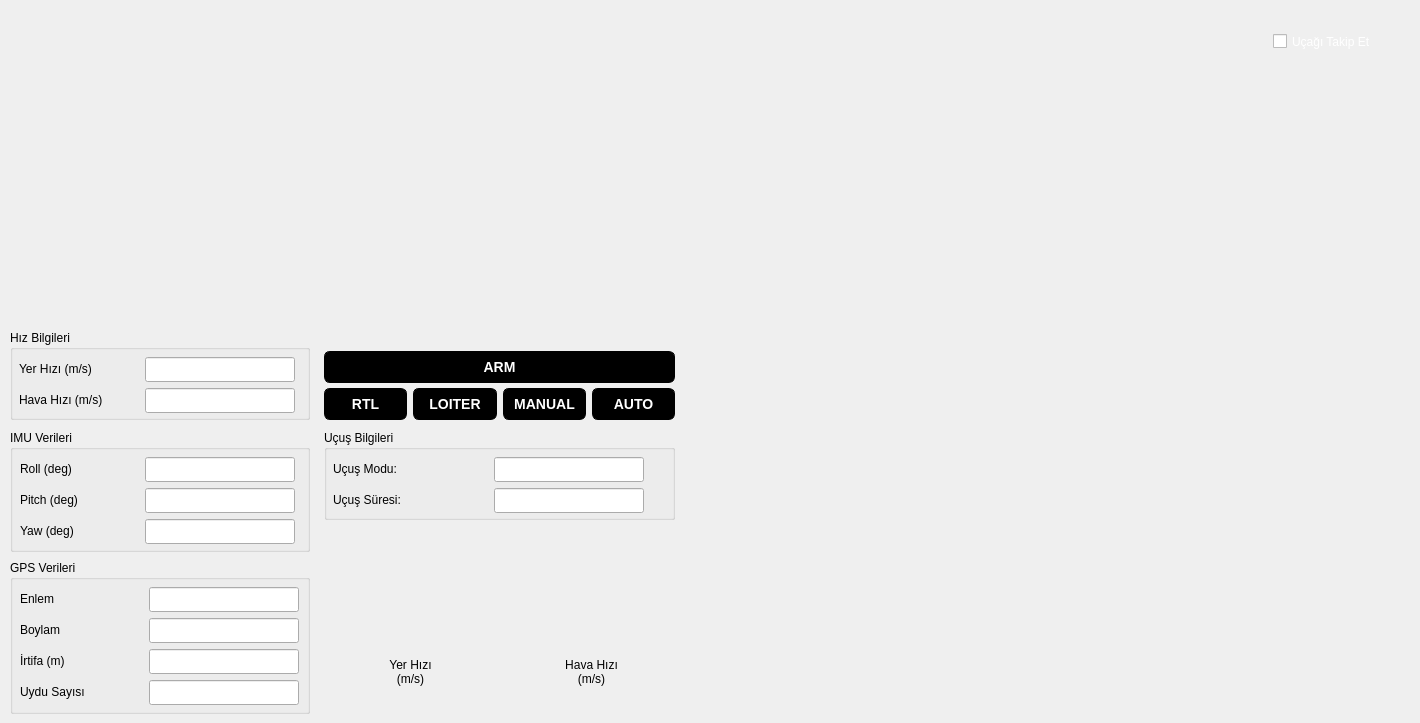
    <widget class="QWidget" name="tab_mainScreen">
     <attribute name="title">
      <string>Ana Ekran</string>
     </attribute>
     <widget class="QWidget" name="verticalLayoutWidget">
      <property name="geometry">
       <rect>
        <x>10</x>
        <y>10</y>
        <width>301</width>
        <height>311</height>
       </rect>
      </property>
      <layout class="QVBoxLayout" name="vbl_hud"/>
     </widget>
     <widget class="QGroupBox" name="gb_speedInfo">
      <property name="geometry">
       <rect>
        <x>10</x>
        <y>330</y>
        <width>300</width>
        <height>90</height>
       </rect>
      </property>
      <property name="title">
       <string>Hız Bilgileri</string>
      </property>
      <widget class="QWidget" name="formLayoutWidget">
       <property name="geometry">
        <rect>
         <x>9</x>
         <y>27</y>
         <width>281</width>
         <height>82</height>
        </rect>
       </property>
       <layout class="QFormLayout" name="fl_speedInfo">
        <property name="horizontalSpacing">
         <number>42</number>
        </property>
        <item row="0" column="0">
         <widget class="QLabel" name="lb_groundSpeed">
          <property name="text">
           <string>Yer Hızı (m/s)</string>
          </property>
         </widget>
        </item>
        <item row="0" column="1">
         <widget class="QLineEdit" name="le_groundSpeed">
          <property name="minimumSize">
           <size>
            <width>0</width>
            <height>25</height>
           </size>
          </property>
          <property name="maximumSize">
           <size>
            <width>150</width>
            <height>16777215</height>
           </size>
          </property>
          <property name="alignment">
           <set>Qt::AlignCenter</set>
          </property>
          <property name="readOnly">
           <bool>true</bool>
          </property>
         </widget>
        </item>
        <item row="1" column="0">
         <widget class="QLabel" name="lb_airSpeed">
          <property name="text">
           <string>Hava Hızı (m/s)</string>
          </property>
         </widget>
        </item>
        <item row="1" column="1">
         <widget class="QLineEdit" name="le_airSpeed">
          <property name="minimumSize">
           <size>
            <width>0</width>
            <height>25</height>
           </size>
          </property>
          <property name="maximumSize">
           <size>
            <width>150</width>
            <height>16777215</height>
           </size>
          </property>
          <property name="alignment">
           <set>Qt::AlignCenter</set>
          </property>
          <property name="readOnly">
           <bool>true</bool>
          </property>
         </widget>
        </item>
       </layout>
      </widget>
     </widget>
     <widget class="QGroupBox" name="gb_imuInfo">
      <property name="geometry">
       <rect>
        <x>10</x>
        <y>430</y>
        <width>300</width>
        <height>122</height>
       </rect>
      </property>
      <property name="title">
       <string>IMU Verileri</string>
      </property>
      <widget class="QWidget" name="formLayoutWidget_2">
       <property name="geometry">
        <rect>
         <x>10</x>
         <y>27</y>
         <width>281</width>
         <height>91</height>
        </rect>
       </property>
       <layout class="QFormLayout" name="fl_imuInfo">
        <property name="horizontalSpacing">
         <number>67</number>
        </property>
        <item row="0" column="0">
         <widget class="QLabel" name="lb_roll">
          <property name="text">
           <string>Roll (deg)</string>
          </property>
         </widget>
        </item>
        <item row="0" column="1">
         <widget class="QLineEdit" name="le_roll">
          <property name="minimumSize">
           <size>
            <width>0</width>
            <height>25</height>
           </size>
          </property>
          <property name="maximumSize">
           <size>
            <width>150</width>
            <height>16777215</height>
           </size>
          </property>
          <property name="alignment">
           <set>Qt::AlignCenter</set>
          </property>
          <property name="readOnly">
           <bool>true</bool>
          </property>
         </widget>
        </item>
        <item row="1" column="0">
         <widget class="QLabel" name="lb_pitch">
          <property name="text">
           <string>Pitch (deg)</string>
          </property>
         </widget>
        </item>
        <item row="1" column="1">
         <widget class="QLineEdit" name="le_pitch">
          <property name="minimumSize">
           <size>
            <width>0</width>
            <height>25</height>
           </size>
          </property>
          <property name="maximumSize">
           <size>
            <width>150</width>
            <height>16777215</height>
           </size>
          </property>
          <property name="alignment">
           <set>Qt::AlignCenter</set>
          </property>
          <property name="readOnly">
           <bool>true</bool>
          </property>
         </widget>
        </item>
        <item row="2" column="0">
         <widget class="QLabel" name="lb_yaw">
          <property name="text">
           <string>Yaw (deg)</string>
          </property>
         </widget>
        </item>
        <item row="2" column="1">
         <widget class="QLineEdit" name="le_yaw">
          <property name="minimumSize">
           <size>
            <width>0</width>
            <height>25</height>
           </size>
          </property>
          <property name="maximumSize">
           <size>
            <width>150</width>
            <height>16777215</height>
           </size>
          </property>
          <property name="alignment">
           <set>Qt::AlignCenter</set>
          </property>
          <property name="readOnly">
           <bool>true</bool>
          </property>
         </widget>
        </item>
       </layout>
      </widget>
     </widget>
     <widget class="QGroupBox" name="gb_gpsInfo">
      <property name="geometry">
       <rect>
        <x>10</x>
        <y>560</y>
        <width>300</width>
        <height>154</height>
       </rect>
      </property>
      <property name="title">
       <string>GPS Verileri</string>
      </property>
      <widget class="QWidget" name="formLayoutWidget_3">
       <property name="geometry">
        <rect>
         <x>10</x>
         <y>27</y>
         <width>281</width>
         <height>192</height>
        </rect>
       </property>
       <layout class="QFormLayout" name="fl_gpsInfo">
        <property name="horizontalSpacing">
         <number>64</number>
        </property>
        <item row="0" column="0">
         <widget class="QLabel" name="lb_lat">
          <property name="text">
           <string>Enlem</string>
          </property>
         </widget>
        </item>
        <item row="0" column="1">
         <widget class="QLineEdit" name="le_lat">
          <property name="minimumSize">
           <size>
            <width>0</width>
            <height>25</height>
           </size>
          </property>
          <property name="maximumSize">
           <size>
            <width>150</width>
            <height>16777215</height>
           </size>
          </property>
          <property name="alignment">
           <set>Qt::AlignCenter</set>
          </property>
          <property name="readOnly">
           <bool>true</bool>
          </property>
         </widget>
        </item>
        <item row="1" column="0">
         <widget class="QLabel" name="lb_lng">
          <property name="text">
           <string>Boylam</string>
          </property>
         </widget>
        </item>
        <item row="1" column="1">
         <widget class="QLineEdit" name="le_lng">
          <property name="minimumSize">
           <size>
            <width>0</width>
            <height>25</height>
           </size>
          </property>
          <property name="maximumSize">
           <size>
            <width>150</width>
            <height>16777215</height>
           </size>
          </property>
          <property name="alignment">
           <set>Qt::AlignCenter</set>
          </property>
          <property name="readOnly">
           <bool>true</bool>
          </property>
         </widget>
        </item>
        <item row="2" column="0">
         <widget class="QLabel" name="lb_alt">
          <property name="text">
           <string>İrtifa (m)</string>
          </property>
         </widget>
        </item>
        <item row="2" column="1">
         <widget class="QLineEdit" name="le_alt">
          <property name="minimumSize">
           <size>
            <width>0</width>
            <height>25</height>
           </size>
          </property>
          <property name="maximumSize">
           <size>
            <width>150</width>
            <height>16777215</height>
           </size>
          </property>
          <property name="alignment">
           <set>Qt::AlignCenter</set>
          </property>
          <property name="readOnly">
           <bool>true</bool>
          </property>
         </widget>
        </item>
        <item row="3" column="0">
         <widget class="QLabel" name="lb_sat">
          <property name="text">
           <string>Uydu Sayısı</string>
          </property>
         </widget>
        </item>
        <item row="3" column="1">
         <widget class="QLineEdit" name="le_sat">
          <property name="minimumSize">
           <size>
            <width>0</width>
            <height>25</height>
           </size>
          </property>
          <property name="maximumSize">
           <size>
            <width>150</width>
            <height>16777215</height>
           </size>
          </property>
          <property name="alignment">
           <set>Qt::AlignCenter</set>
          </property>
          <property name="readOnly">
           <bool>true</bool>
          </property>
         </widget>
        </item>
       </layout>
      </widget>
     </widget>
     <widget class="QPushButton" name="bt_arm">
      <property name="geometry">
       <rect>
        <x>324</x>
        <y>351</y>
        <width>351</width>
        <height>32</height>
       </rect>
      </property>
      <property name="styleSheet">
       <string notr="true">QPushButton {
	box-shadow:inset 0px 1px 0px 0px #f29c93;
	background:linear-gradient(to bottom, #fe1a00 5%, #ce0100 100%);
	background-color: rgb(0,0,0);
	border-radius:6px;
	border:1px solid rgb(0,0,0);
	display:inline-block;
	cursor:pointer;
	color:#ffffff;
	font-family:Arial;
	font-size:14px;
	font-weight:bold;
	text-decoration:none;
	text-shadow:0px 1px 0px #b23e35;
}
QPushButton:hover {
	background:linear-gradient(to bottom, #ce0100 5%, #fe1a00 100%);
	background-color:  rgb(50,50,50);
}
QPushButton:active {
	position:relative;
	top:1px;
}
</string>
      </property>
      <property name="text">
       <string>ARM</string>
      </property>
     </widget>
     <widget class="QLabel" name="lb_miniCamera">
      <property name="geometry">
       <rect>
        <x>324</x>
        <y>10</y>
        <width>351</width>
        <height>311</height>
       </rect>
      </property>
      <property name="frameShape">
       <enum>QFrame::NoFrame</enum>
      </property>
      <property name="text">
       <string/>
      </property>
      <property name="pixmap">
       <pixmap resource="icon.qrc">:/team/icons/temp_camera.png</pixmap>
      </property>
      <property name="scaledContents">
       <bool>true</bool>
      </property>
     </widget>
     <widget class="QGroupBox" name="gb_flightInfo">
      <property name="geometry">
       <rect>
        <x>324</x>
        <y>430</y>
        <width>351</width>
        <height>90</height>
       </rect>
      </property>
      <property name="title">
       <string>Uçuş Bilgileri</string>
      </property>
      <widget class="QWidget" name="formLayoutWidget_4">
       <property name="geometry">
        <rect>
         <x>9</x>
         <y>27</y>
         <width>331</width>
         <height>61</height>
        </rect>
       </property>
       <layout class="QFormLayout" name="fl_flightInfo">
        <property name="horizontalSpacing">
         <number>73</number>
        </property>
        <item row="0" column="0">
         <widget class="QLabel" name="lb_flightMode">
          <property name="text">
           <string>Uçuş Modu:</string>
          </property>
         </widget>
        </item>
        <item row="0" column="1">
         <widget class="QLineEdit" name="le_flightMode">
          <property name="minimumSize">
           <size>
            <width>0</width>
            <height>25</height>
           </size>
          </property>
          <property name="maximumSize">
           <size>
            <width>150</width>
            <height>16777215</height>
           </size>
          </property>
          <property name="alignment">
           <set>Qt::AlignCenter</set>
          </property>
          <property name="readOnly">
           <bool>true</bool>
          </property>
         </widget>
        </item>
        <item row="1" column="0">
         <widget class="QLabel" name="lb_flightTime">
          <property name="text">
           <string>Uçuş Süresi:      </string>
          </property>
         </widget>
        </item>
        <item row="1" column="1">
         <widget class="QLineEdit" name="le_flightTime">
          <property name="minimumSize">
           <size>
            <width>0</width>
            <height>25</height>
           </size>
          </property>
          <property name="maximumSize">
           <size>
            <width>150</width>
            <height>16777215</height>
           </size>
          </property>
          <property name="alignment">
           <set>Qt::AlignCenter</set>
          </property>
          <property name="readOnly">
           <bool>true</bool>
          </property>
         </widget>
        </item>
       </layout>
      </widget>
     </widget>
     <widget class="QLabel" name="lb_groundSpeedIndicator">
      <property name="geometry">
       <rect>
        <x>325</x>
        <y>540</y>
        <width>170</width>
        <height>170</height>
       </rect>
      </property>
      <property name="text">
       <string/>
      </property>
      <property name="pixmap">
       <pixmap resource="icon.qrc">:/hud/icons/speed_indicator.png</pixmap>
      </property>
      <property name="scaledContents">
       <bool>true</bool>
      </property>
     </widget>
     <widget class="QLabel" name="lb_airSpeedIndicator">
      <property name="geometry">
       <rect>
        <x>506</x>
        <y>540</y>
        <width>170</width>
        <height>170</height>
       </rect>
      </property>
      <property name="text">
       <string/>
      </property>
      <property name="pixmap">
       <pixmap resource="icon.qrc">:/hud/icons/speed_indicator.png</pixmap>
      </property>
      <property name="scaledContents">
       <bool>true</bool>
      </property>
     </widget>
     <widget class="QWidget" name="verticalLayoutWidget_2">
      <property name="geometry">
       <rect>
        <x>685</x>
        <y>10</y>
        <width>726</width>
        <height>701</height>
       </rect>
      </property>
      <layout class="QVBoxLayout" name="vbl_miniMap"/>
     </widget>
     <widget class="QWidget" name="layoutWidget">
      <property name="geometry">
       <rect>
        <x>324</x>
        <y>387</y>
        <width>351</width>
        <height>34</height>
       </rect>
      </property>
      <layout class="QHBoxLayout" name="bl_actionButtons">
       <item>
        <widget class="QPushButton" name="bt_rtlMode">
         <property name="minimumSize">
          <size>
           <width>0</width>
           <height>32</height>
          </size>
         </property>
         <property name="styleSheet">
          <string notr="true">QPushButton {
	box-shadow:inset 0px 1px 0px 0px #f29c93;
	background:linear-gradient(to bottom, #fe1a00 5%, #ce0100 100%);
	background-color: rgb(0,0,0);
	border-radius:6px;
	border:1px solid rgb(0,0,0);
	display:inline-block;
	cursor:pointer;
	color:#ffffff;
	font-family:Arial;
	font-size:14px;
	font-weight:bold;
	text-decoration:none;
	text-shadow:0px 1px 0px #b23e35;
}
QPushButton:hover {
	background:linear-gradient(to bottom, #ce0100 5%, #fe1a00 100%);
	background-color:  rgb(50,50,50);
}
QPushButton:active {
	position:relative;
	top:1px;
}
</string>
         </property>
         <property name="text">
          <string>RTL</string>
         </property>
        </widget>
       </item>
       <item>
        <widget class="QPushButton" name="bt_loiterMode">
         <property name="minimumSize">
          <size>
           <width>0</width>
           <height>32</height>
          </size>
         </property>
         <property name="styleSheet">
          <string notr="true">QPushButton {
	box-shadow:inset 0px 1px 0px 0px #f29c93;
	background:linear-gradient(to bottom, #fe1a00 5%, #ce0100 100%);
	background-color: rgb(0,0,0);
	border-radius:6px;
	border:1px solid rgb(0,0,0);
	display:inline-block;
	cursor:pointer;
	color:#ffffff;
	font-family:Arial;
	font-size:14px;
	font-weight:bold;
	text-decoration:none;
	text-shadow:0px 1px 0px #b23e35;
}
QPushButton:hover {
	background:linear-gradient(to bottom, #ce0100 5%, #fe1a00 100%);
	background-color:  rgb(50,50,50);
}
QPushButton:active {
	position:relative;
	top:1px;
}
</string>
         </property>
         <property name="text">
          <string>LOITER</string>
         </property>
        </widget>
       </item>
       <item>
        <widget class="QPushButton" name="bt_manualMode">
         <property name="minimumSize">
          <size>
           <width>0</width>
           <height>32</height>
          </size>
         </property>
         <property name="styleSheet">
          <string notr="true">QPushButton {
	box-shadow:inset 0px 1px 0px 0px #f29c93;
	background:linear-gradient(to bottom, #fe1a00 5%, #ce0100 100%);
	background-color: rgb(0,0,0);
	border-radius:6px;
	border:1px solid rgb(0,0,0);
	display:inline-block;
	cursor:pointer;
	color:#ffffff;
	font-family:Arial;
	font-size:14px;
	font-weight:bold;
	text-decoration:none;
	text-shadow:0px 1px 0px #b23e35;
}
QPushButton:hover {
	background:linear-gradient(to bottom, #ce0100 5%, #fe1a00 100%);
	background-color:  rgb(50,50,50);
}
QPushButton:active {
	position:relative;
	top:1px;
}
</string>
         </property>
         <property name="text">
          <string>MANUAL</string>
         </property>
        </widget>
       </item>
       <item>
        <widget class="QPushButton" name="bt_autoMode">
         <property name="minimumSize">
          <size>
           <width>0</width>
           <height>32</height>
          </size>
         </property>
         <property name="styleSheet">
          <string notr="true">QPushButton {
	box-shadow:inset 0px 1px 0px 0px #f29c93;
	background:linear-gradient(to bottom, #fe1a00 5%, #ce0100 100%);
	background-color: rgb(0,0,0);
	border-radius:6px;
	border:1px solid rgb(0,0,0);
	display:inline-block;
	cursor:pointer;
	color:#ffffff;
	font-family:Arial;
	font-size:14px;
	font-weight:bold;
	text-decoration:none;
	text-shadow:0px 1px 0px #b23e35;
}
QPushButton:hover {
	background:linear-gradient(to bottom, #ce0100 5%, #fe1a00 100%);
	background-color:  rgb(50,50,50);
}
QPushButton:active {
	position:relative;
	top:1px;
}
</string>
         </property>
         <property name="text">
          <string>AUTO</string>
         </property>
        </widget>
       </item>
      </layout>
     </widget>
     <widget class="QLabel" name="lb_airSpeed_2">
      <property name="geometry">
       <rect>
        <x>566</x>
        <y>656</y>
        <width>51</width>
        <height>31</height>
       </rect>
      </property>
      <property name="text">
       <string>Hava Hızı
(m/s)</string>
      </property>
      <property name="alignment">
       <set>Qt::AlignCenter</set>
      </property>
     </widget>
     <widget class="QLabel" name="lb_groundSpeed_2">
      <property name="geometry">
       <rect>
        <x>385</x>
        <y>656</y>
        <width>51</width>
        <height>31</height>
       </rect>
      </property>
      <property name="text">
       <string>Yer Hızı
(m/s)</string>
      </property>
      <property name="alignment">
       <set>Qt::AlignCenter</set>
      </property>
     </widget>
     <widget class="QLabel" name="lb_airSpeedIndicatorTick">
      <property name="geometry">
       <rect>
        <x>506</x>
        <y>540</y>
        <width>170</width>
        <height>170</height>
       </rect>
      </property>
      <property name="styleSheet">
       <string notr="true">background-color: rgb(255, 255, 255, 0);</string>
      </property>
      <property name="frameShape">
       <enum>QFrame::NoFrame</enum>
      </property>
      <property name="text">
       <string/>
      </property>
      <property name="pixmap">
       <pixmap resource="icon.qrc">:/hud/icons/speed-indicator-tick.png</pixmap>
      </property>
      <property name="scaledContents">
       <bool>true</bool>
      </property>
     </widget>
     <widget class="QCheckBox" name="cb_followUav">
      <property name="geometry">
       <rect>
        <x>1273</x>
        <y>30</y>
        <width>121</width>
        <height>23</height>
       </rect>
      </property>
      <property name="styleSheet">
       <string notr="true">color: white;</string>
      </property>
      <property name="text">
       <string>Uçağı Takip Et</string>
      </property>
     </widget>
     <widget class="QLabel" name="lb_groundSpeedIndicatorTick">
      <property name="geometry">
       <rect>
        <x>325</x>
        <y>540</y>
        <width>170</width>
        <height>170</height>
       </rect>
      </property>
      <property name="styleSheet">
       <string notr="true">background-color: rgb(255, 255, 255, 0);</string>
      </property>
      <property name="frameShape">
       <enum>QFrame::NoFrame</enum>
      </property>
      <property name="text">
       <string/>
      </property>
      <property name="pixmap">
       <pixmap resource="icon.qrc">:/hud/icons/speed-indicator-tick.png</pixmap>
      </property>
      <property name="scaledContents">
       <bool>true</bool>
      </property>
     </widget>
     <zorder>verticalLayoutWidget</zorder>
     <zorder>gb_speedInfo</zorder>
     <zorder>gb_imuInfo</zorder>
     <zorder>gb_gpsInfo</zorder>
     <zorder>bt_arm</zorder>
     <zorder>lb_miniCamera</zorder>
     <zorder>gb_flightInfo</zorder>
     <zorder>lb_groundSpeedIndicator</zorder>
     <zorder>lb_airSpeedIndicator</zorder>
     <zorder>verticalLayoutWidget_2</zorder>
     <zorder>layoutWidget</zorder>
     <zorder>lb_airSpeedIndicatorTick</zorder>
     <zorder>cb_followUav</zorder>
     <zorder>lb_groundSpeedIndicatorTick</zorder>
     <zorder>lb_airSpeed_2</zorder>
     <zorder>lb_groundSpeed_2</zorder>
    </widget>
